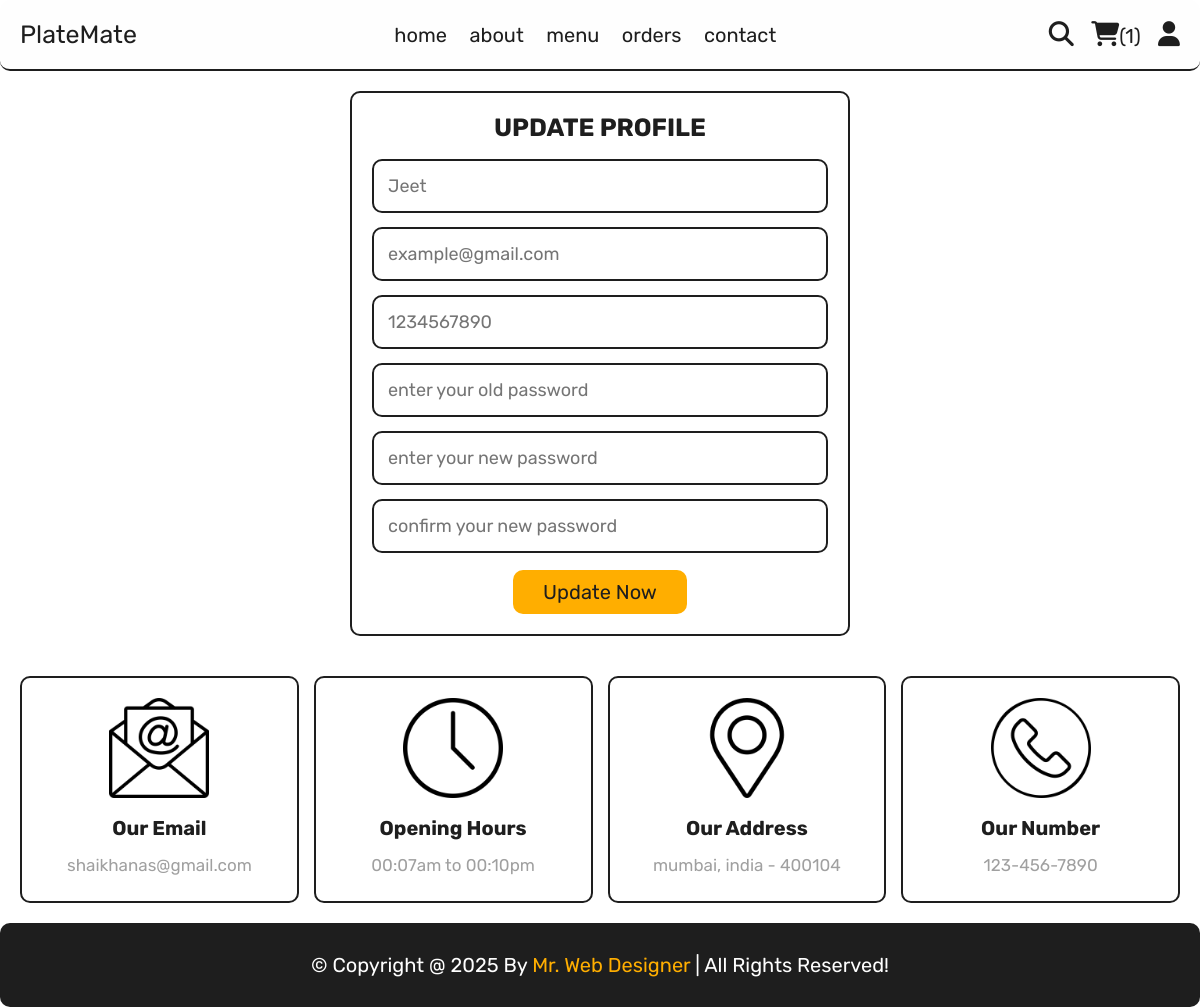
The page /update_profile.php (signed in) on the database its author committed.
### tables this page shows
CREATE TABLE `users` (
  `id` int(100) NOT NULL,
  `name` varchar(20) NOT NULL,
  `email` varchar(50) NOT NULL,
  `number` varchar(10) NOT NULL,
  `password` varchar(50) NOT NULL,
  `address` varchar(500) NOT NULL
);

### update_profile.php (the view, shortened to what this page needs)
<?php
include 'components/connect.php';
?>
<!DOCTYPE html>
<html lang="en">
<head>
   <link rel="stylesheet" href="https://cdnjs.cloudflare.com/ajax/libs/font-awesome/6.1.1/css/all.min.css">
   <link rel="stylesheet" href="css/style.css">
</head>
<body>
<?php include 'components/user_header.php'; ?>
<section class="form-container update-form">
   <form action="" method="post">
      <h3>update profile</h3>
      <input type="text" name="name" placeholder="<?= $fetch_profile['name']; ?>" class="box" maxlength="50">
      <input type="email" name="email" placeholder="<?= $fetch_profile['email']; ?>" class="box" maxlength="50" oninput="this.value = this.value.replace(/\s/g, '')">
      <input type="number" name="number" placeholder="<?= $fetch_profile['number']; ?>"" class="box" min="0" max="9999999999" maxlength="10">
      <input type="password" name="old_pass" placeholder="enter your old password" class="box" maxlength="50" oninput="this.value = this.value.replace(/\s/g, '')">
      <input type="password" name="new_pass" placeholder="enter your new password" class="box" maxlength="50" oninput="this.value = this.value.replace(/\s/g, '')">
      <input type="password" name="confirm_pass" placeholder="confirm your new password" class="box" maxlength="50" oninput="this.value = this.value.replace(/\s/g, '')">
      <input type="submit" value="update now" name="submit" class="btn">
   </form>
</section>
<?php include 'components/footer.php'; ?>
</body>
</html>

### css/style.css (style rules this page uses)
:root { --yellow: #ffae00; --red: #e15858; --white: #fefefe; --black: #1e1e1e; --light-color: #a0a0a0; --border: 0.2rem solid var(--black); }
* { font-family: 'Rubik', sans-serif; margin:0; padding:0; box-sizing: border-box; border-radius: 10px; outline: none; border: none; text-decoration: none; }
html { font-size: 62.5%; overflow-x: hidden; scroll-behavior: smooth; stop-opacity: 7rem; }
section { margin:0 auto; max-width: 1200px; padding:2rem; }
.btn, .delete-btn { margin-top: 1rem; display: inline-block; font-size: 2rem; padding:1rem 3rem; cursor: pointer; text-transform: capitalize; transition: .2s linear; }
.btn { background-color: var(--yellow); color:var(--black); }
.form-container form { border:var(--border); margin:0 auto; max-width: 50rem; padding:2rem; text-align: center; }
.form-container form h3 { font-size: 2.5rem; color:var(--black); text-transform: uppercase; margin-bottom: 1rem; }
.form-container form .box { margin:.7rem 0; width: 100%; border:var(--border); padding:1.4rem; font-size: 1.8rem; color:var(--black); }

### rows shown on the page
users: name "Jeet", email "example@gmail.com", number "1234567890"

### other values the page prints
$total_cart_items "1"
